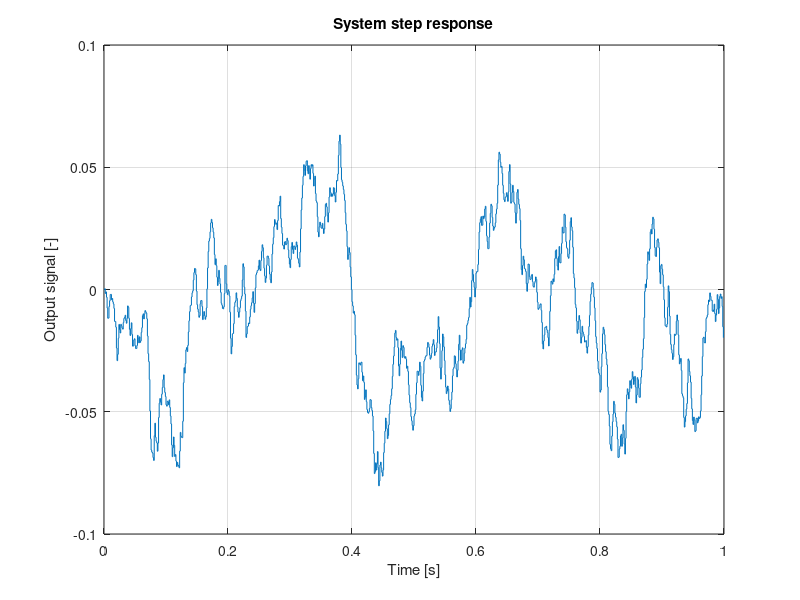

MATLAB code for this plot:
s = tf('s'); % complex number frequency parameter

%% First order system

    % Time constant
    T = 0.1; % [s]
    
    % Gain
    K = 0.5; % [-]
    
    % Transfer function
    G = K / (s*T + 1); % [-]
    
%% System step response

    % Sample time
    ts = 0.001; % [s]
    
    % Time vector
    t = (0 : ts : 1 - ts)'; % [s]
    
    % Input signal: step function
    u = [0; 0.5; ones(length(t)-2,1)];
    
    % Input signal: white noise
    u = wgn(length(t), 1, 1);
    %u = 10*randn(length(t),1);
    
    % Output signal: system response
    y = lsim(G, u, t);
    
    % Plot result
    stairs(t,y); grid on;
    xlabel('Time [s]');
    ylabel('Output signal [-]');
    title('System step response');
    
%% System discretization

    H = c2d(G, ts, 'tustin');
    
    a1_org = -H.den{1,1}(2);
    b0_org = H.num{1,1}(1);
    b1_org = H.num{1,1}(2);
    
%% System identification
    
    yd1 = [0; y(1:end-1)]; % y(k-1)
    ud1 = [0; u(1:end-1)]; % u(k-1)
    %ud2 = [0; 0; u(1:end-2)]; % u(k-2)
    
    % Regressor matrix
    phi = [yd1 u ud1]; 
    
    % Least squares method
    p_ident = (phi.' * phi)^(-1) * phi.' * y;
    a1_ident = p_ident(1);
    b0_ident = p_ident(2);
    b1_ident = p_ident(3);
